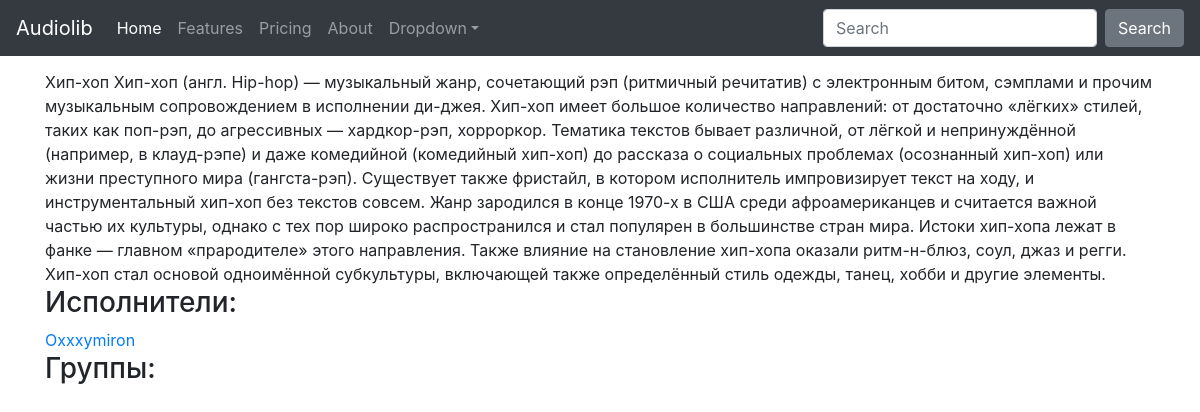
/genre/hip-hop/, run on the app's committed database.
### audiolib/models.py (models this page shows, shortened)
class Genre(models.Model):
    name = models.CharField('Название жанра', max_length=100)
    description = models.TextField('Описание')
    artists = models.ManyToManyField(Artist, verbose_name="Артисты", blank=True, related_name='Artists')
    bands = models.ManyToManyField('Band', blank=True, verbose_name='Группы')
    slug = models.SlugField(max_length=100, unique=True, blank=True)
    class Meta:
        verbose_name = "Жанр"
        verbose_name_plural = "Жанры"

class Artist(models.Model):
    nickname = models.CharField('Псевдоним', max_length=100, blank=True)
    first_name = models.CharField('Имя артиста', max_length=100, blank=True)
    second_name = models.CharField('Отчество\Второе имя', max_length=100, blank=True)
    surname = models.CharField('Фамилия артиста', max_length=100, blank=True)
    band = models.ManyToManyField('Band', verbose_name='Группа', related_name='Band', blank=True)
    bio = models.TextField('Биография')
    dob = models.PositiveIntegerField('Дата рождения', default=2020)
    photo = models.ImageField('Фото', upload_to='artists/')
    slug = models.SlugField(max_length=201, unique=True, blank=True)
    objects = ArtistManager()
    def __str__(self):
        if self.nickname == '':
            return f'{self.first_name} {self.surname}'
        else:
            return self.nickname
    class Meta:
        verbose_name = 'Артист'
        verbose_name_plural = "Артисты"
    def get_absolute_url(self):
        return reverse('artist_detail', kwargs={'slug': self.slug})

### audiolib/views.py (the view)
# urls.py: path('genre/<slug:slug>/', views.GenreDetailView.as_view(), name='genre_detail'),
class GenreDetailView(DetailView):
    model = Genre
    slug_field = 'slug'

### audiolib/models.py (called while the page is built)
    def get_queryset(self):
        return ArtistQuerySet(self.model,using=self._db)

### templates/audiolib/genre_detail.html (shortened to what this page needs)
{% extends 'audiolib/base.html' %}
{% block content %}
{{ genre.name }}
    {{ genre.description }}<br>
    <h3>Исполнители:</h3>
    {% for artist in genre.artists.all %}
        <a href="{{ artist.get_absolute_url }}">{{ artist }}</a><br>
    {% endfor %}
    <h3>Группы:</h3>
{% endblock %}

### data on the page
Genre: name "Хип-хоп", description "Хип-хоп (англ. Hip-hop) — музыкальный жанр, сочетающий рэп (ритмичный речитатив) с электронным битом, сэмплами и прочим музыкальным сопровождением в исполнении ди-джея. Хип-хоп имеет большое количество направлений: от достаточно «лёгких» стилей, таких как поп-рэп, до агрессивных — хардкор-рэп, хорроркор. Тематика текстов бывает различной, от лёгкой и непринуждённой (например, в клауд-рэпе) и даже комедийной (комедийный хип-хоп) до рассказа о социальных проблемах (осознанный хип-хоп) или жизни преступного мира (гангста-рэп). Существует также фристайл, в котором исполнитель импровизирует текст на ходу, и инструментальный хип-хоп без текстов совсем. Жанр зародился в конце 1970-х в США среди…"
Artist: nickname "Oxxxymiron"
